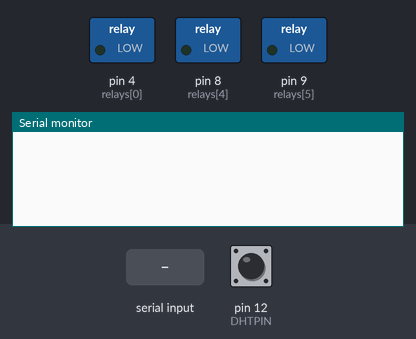
Recording of a sketch running on a simulated Arduino Uno, built with avr-gcc and run on an emulated ATmega328P. Parts: switched loads named in the sketch (green lamp = pin HIGH), the last lines printed to the serial monitor. Inputs (shaded band) come from the test bench; at power-on: pin 12 (DHTPIN) HIGH.

Above: at 1.2 s.
1.3 s: "90,45\n" received over Serial
At 2.5 s:
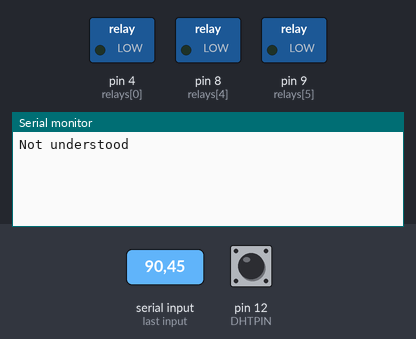
2.8 s: "*" received over Serial
At 3.9 s:
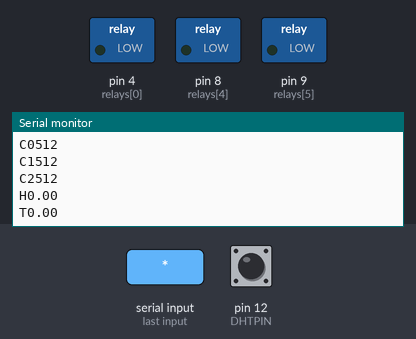
4.3 s: "@" received over Serial
At 4.9 s:
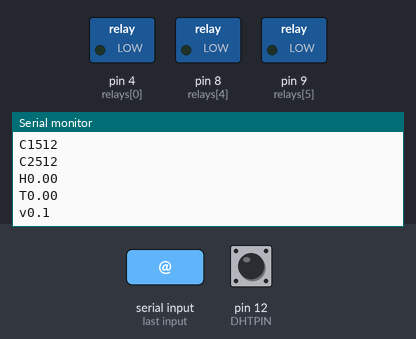
5.8 s: "?" received over Serial
At 7.1 s:
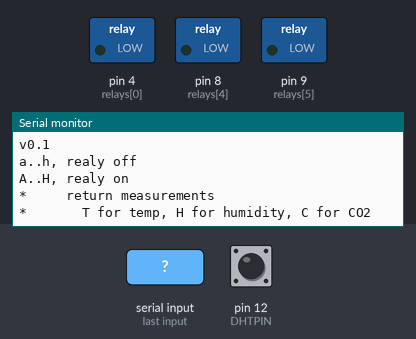

Measured:
- after the input at 1.3 s, the serial monitor: prints a new line at once (image 1)
- after the input at 2.8 s, the serial monitor: prints a new line at once (image 2)
- after the input at 4.3 s, the serial monitor: prints a new line at once (image 3)
- after the input at 5.8 s, the serial monitor: prints a new line at once (image 4)

The sketch:

sketch.ino
```cpp
/* -*- mode: c -*- */
// Example testing sketch for various DHT humidity/temperature sensors
// Written by ladyada, public domain
#include "DHT.h"
#define DHTPIN 12     // what digital pin we're connected to

// Uncomment whatever type you're using!
//#define DHTTYPE DHT11   // DHT 11
#define DHTTYPE DHT22   // DHT 22  (AM2302), AM2321
//#define DHTTYPE DHT21   // DHT 21 (AM2301)

// Connect pin 1 (on the left) of the sensor to +5V
// NOTE: If using a board with 3.3V logic like an Arduino Due connect pin 1
// to 3.3V instead of 5V!
// Connect pin 2 of the sensor to whatever your DHTPIN is
// Connect pin 4 (on the right) of the sensor to GROUND
// Connect a 10K resistor from pin 2 (data) to pin 1 (power) of the sensor

// Initialize DHT sensor.
// Note that older versions of this library took an optional third parameter to
// tweak the timings for faster processors.  This parameter is no longer needed
// as the current DHT reading algorithm adjusts itself to work on faster procs.
DHT dht(DHTPIN, DHTTYPE);

#define RELAYS 6
unsigned char relays[RELAYS]={4,5,6,7,8,9};
/* unsigned char relays[RELAYS]={6,7}; */
/* #define RELAYS 4 */
/* unsigned char relays[RELAYS]={6,7,8,9}; */

void prout_int(char *tag, int value)
{
  Serial.print(tag);
  Serial.println(value);
  Serial.flush();
}

void prout_float(char *tag, float value)
{
  Serial.print(tag);
  if ( isnan(value) ) {
    value = 0.0;
  }
  Serial.println(value);
  Serial.flush();
}

void setup() {
  int pin;

  dht.begin();
  Serial.begin(9600);
}

void measure()
{
  prout_int( "C0", analogRead(0) );
  prout_int( "C1", analogRead(1) );
  prout_int( "C2", analogRead(2) );
  prout_float( "H", dht.readHumidity() );
  prout_float( "T", dht.readTemperature() );

}

void activate(int pin)
{
  pinMode(relays[pin], OUTPUT);
}


void relay(unsigned char num, unsigned char state)
{
  Serial.print("Setting pin ");
  Serial.print(num);
  Serial.print(" to ");
  Serial.println(state);
  delay(1000);
  digitalWrite(relays[num], state);
}

void decode(char  cr) {
  if ( cr <= ' ' ) {
    return;
  }
  else if ( cr >= 'a' && cr <= 'h' ) {
    relay( cr - 'a', LOW);	/* Relay off */
  }
  else if ( cr >= 'A' && cr <= 'H' ) {
    relay( cr - 'A', HIGH);	/* Relay on */
  }
  else if ( cr >= '0' && cr <= '9' ) {
    activate( cr - '0');	/* Relay on */
  }
  else if ( cr == '*' ) {
    measure();
  }
  else if ( cr == '@' ) {
    Serial.println("v0.1");
  }
  else if ( cr == '?' ) {
    Serial.println("a..h, realy off");
    Serial.println("A..H, realy on");
    Serial.println("*     return measurements");
    Serial.println("*       T for temp, H for humidity, C for CO2");
  }
  else {
    Serial.println("Not understood");
  }
  Serial.flush();
}

void loop() {
  decode(Serial.read());
}
```

DHT.cpp
```cpp
// (licence header left out)
#include "DHT.h"

#define MIN_INTERVAL 2000

DHT::DHT(uint8_t pin, uint8_t type, uint8_t count) {
  _pin = pin;
  _type = type;
  #ifdef __AVR
    _bit = digitalPinToBitMask(pin);
    _port = digitalPinToPort(pin);
  #endif
  _maxcycles = microsecondsToClockCycles(1000);  // 1 millisecond timeout for
                                                 // reading pulses from DHT sensor.
  // Note that count is now ignored as the DHT reading algorithm adjusts itself
  // basd on the speed of the processor.
}

void DHT::begin(void) {
  // set up the pins!
  pinMode(_pin, INPUT_PULLUP);
  // Using this value makes sure that millis() - lastreadtime will be
  // >= MIN_INTERVAL right away. Note that this assignment wraps around,
  // but so will the subtraction.
  _lastreadtime = -MIN_INTERVAL;
  DEBUG_PRINT("Max clock cycles: "); DEBUG_PRINTLN(_maxcycles, DEC);
}

//boolean S == Scale.  True == Fahrenheit; False == Celcius
float DHT::readTemperature(bool S, bool force) {
  float f = NAN;

  if (read(force)) {
    switch (_type) {
    case DHT11:
      f = data[2];
      if(S) {
        f = convertCtoF(f);
      }
      break;
    case DHT22:
    case DHT21:
      f = data[2] & 0x7F;
      f *= 256;
      f += data[3];
      f *= 0.1;
      if (data[2] & 0x80) {
        f *= -1;
      }
      if(S) {
        f = convertCtoF(f);
      }
      break;
    }
  }
  return f;
}

float DHT::convertCtoF(float c) {
  return c * 1.8 + 32;
}

float DHT::convertFtoC(float f) {
  return (f - 32) * 0.55555;
}

float DHT::readHumidity(bool force) {
  float f = NAN;
  if (read()) {
    switch (_type) {
    case DHT11:
      f = data[0];
      break;
    case DHT22:
    case DHT21:
      f = data[0];
      f *= 256;
      f += data[1];
      f *= 0.1;
      break;
    }
  }
  return f;
}

//boolean isFahrenheit: True == Fahrenheit; False == Celcius
float DHT::computeHeatIndex(float temperature, float percentHumidity, bool isFahrenheit) {
  // Using both Rothfusz and Steadman's equations
  // http://www.wpc.ncep.noaa.gov/html/heatindex_equation.shtml
  float hi;

  if (!isFahrenheit)
    temperature = convertCtoF(temperature);

  hi = 0.5 * (temperature + 61.0 + ((temperature - 68.0) * 1.2) + (percentHumidity * 0.094));

  if (hi > 79) {
    hi = -42.379 +
             2.04901523 * temperature +
            10.14333127 * percentHumidity +
            -0.22475541 * temperature*percentHumidity +
            -0.00683783 * pow(temperature, 2) +
            -0.05481717 * pow(percentHumidity, 2) +
             0.00122874 * pow(temperature, 2) * percentHumidity +
             0.00085282 * temperature*pow(percentHumidity, 2) +
            -0.00000199 * pow(temperature, 2) * pow(percentHumidity, 2);

    if((percentHumidity < 13) && (temperature >= 80.0) && (temperature <= 112.0))
      hi -= ((13.0 - percentHumidity) * 0.25) * sqrt((17.0 - abs(temperature - 95.0)) * 0.05882);

    else if((percentHumidity > 85.0) && (temperature >= 80.0) && (temperature <= 87.0))
      hi += ((percentHumidity - 85.0) * 0.1) * ((87.0 - temperature) * 0.2);
  }

  return isFahrenheit ? hi : convertFtoC(hi);
}

boolean DHT::read(bool force) {
  // Check if sensor was read less than two seconds ago and return early
  // to use last reading.
  uint32_t currenttime = millis();
  if (!force && ((currenttime - _lastreadtime) < 2000)) {
    return _lastresult; // return last correct measurement
  }
  _lastreadtime = currenttime;

  // Reset 40 bits of received data to zero.
  data[0] = data[1] = data[2] = data[3] = data[4] = 0;

  // Send start signal.  See DHT datasheet for full signal diagram:
  //   http://www.adafruit.com/datasheets/Digital%20humidity%20and%20temperature%20sensor%20AM2302.pdf

  // Go into high impedence state to let pull-up raise data line level and
  // start the reading process.
  digitalWrite(_pin, HIGH);
  delay(250);

  // First set data line low for 20 milliseconds.
  pinMode(_pin, OUTPUT);
  digitalWrite(_pin, LOW);
  delay(20);

  uint32_t cycles[80];
  {
    // Turn off interrupts temporarily because the next sections are timing critical
    // and we don't want any interruptions.
    InterruptLock lock;

    // End the start signal by setting data line high for 40 microseconds.
    digitalWrite(_pin, HIGH);
    delayMicroseconds(40);

    // Now start reading the data line to get the value from the DHT sensor.
    pinMode(_pin, INPUT_PULLUP);
    delayMicroseconds(10);  // Delay a bit to let sensor pull data line low.

    // First expect a low signal for ~80 microseconds followed by a high signal
    // for ~80 microseconds again.
    if (expectPulse(LOW) == 0) {
      DEBUG_PRINTLN(F("Timeout waiting for start signal low pulse."));
      _lastresult = false;
      return _lastresult;
    }
    if (expectPulse(HIGH) == 0) {
      DEBUG_PRINTLN(F("Timeout waiting for start signal high pulse."));
      _lastresult = false;
      return _lastresult;
    }

    // Now read the 40 bits sent by the sensor.  Each bit is sent as a 50
    // microsecond low pulse followed by a variable length high pulse.  If the
    // high pulse is ~28 microseconds then it's a 0 and if it's ~70 microseconds
    // then it's a 1.  We measure the cycle count of the initial 50us low pulse
    // and use that to compare to the cycle count of the high pulse to determine
    // if the bit is a 0 (high state cycle count < low state cycle count), or a
    // 1 (high state cycle count > low state cycle count). Note that for speed all
    // the pulses are read into a array and then examined in a later step.
    for (int i=0; i<80; i+=2) {
      cycles[i]   = expectPulse(LOW);
      cycles[i+1] = expectPulse(HIGH);
    }
  } // Timing critical code is now complete.

  // Inspect pulses and determine which ones are 0 (high state cycle count < low
  // state cycle count), or 1 (high state cycle count > low state cycle count).
  for (int i=0; i<40; ++i) {
    uint32_t lowCycles  = cycles[2*i];
    uint32_t highCycles = cycles[2*i+1];
    if ((lowCycles == 0) || (highCycles == 0)) {
      DEBUG_PRINTLN(F("Timeout waiting for pulse."));
      _lastresult = false;
      return _lastresult;
    }
    data[i/8] <<= 1;
    // Now compare the low and high cycle times to see if the bit is a 0 or 1.
    if (highCycles > lowCycles) {
      // High cycles are greater than 50us low cycle count, must be a 1.
      data[i/8] |= 1;
    }
    // Else high cycles are less than (or equal to, a weird case) the 50us low
    // cycle count so this must be a zero.  Nothing needs to be changed in the
    // stored data.
  }

  DEBUG_PRINTLN(F("Received:"));
  DEBUG_PRINT(data[0], HEX); DEBUG_PRINT(F(", "));
  DEBUG_PRINT(data[1], HEX); DEBUG_PRINT(F(", "));
  DEBUG_PRINT(data[2], HEX); DEBUG_PRINT(F(", "));
  DEBUG_PRINT(data[3], HEX); DEBUG_PRINT(F(", "));
  DEBUG_PRINT(data[4], HEX); DEBUG_PRINT(F(" =? "));
  DEBUG_PRINTLN((data[0] + data[1] + data[2] + data[3]) & 0xFF, HEX);

  // Check we read 40 bits and that the checksum matches.
  if (data[4] == ((data[0] + data[1] + data[2] + data[3]) & 0xFF)) {
    _lastresult = true;
    return _lastresult;
  }
  else {
    DEBUG_PRINTLN(F("Checksum failure!"));
    _lastresult = false;
    return _lastresult;
  }
}

// Expect the signal line to be at the specified level for a period of time and
// return a count of loop cycles spent at that level (this cycle count can be
// used to compare the relative time of two pulses).  If more than a millisecond
// ellapses without the level changing then the call fails with a 0 response.
// This is adapted from Arduino's pulseInLong function (which is only available
// in the very latest IDE versions):
//   https://github.com/arduino/Arduino/blob/master/hardware/arduino/avr/cores/arduino/wiring_pulse.c
uint32_t DHT::expectPulse(bool level) {
  uint32_t count = 0;
  // On AVR platforms use direct GPIO port access as it's much faster and better
  // for catching pulses that are 10's of microseconds in length:
  #ifdef __AVR
    uint8_t portState = level ? _bit : 0;
    while ((*portInputRegister(_port) & _bit) == portState) {
      if (count++ >= _maxcycles) {
        return 0; // Exceeded timeout, fail.
      }
    }
  // Otherwise fall back to using digitalRead (this seems to be necessary on ESP8266
  // right now, perhaps bugs in direct port access functions?).
  #else
    while (digitalRead(_pin) == level) {
      if (count++ >= _maxcycles) {
        return 0; // Exceeded timeout, fail.
      }
    }
  #endif

  return count;
}
```

DHT.h
```cpp
// (licence header left out)
#ifndef DHT_H
#define DHT_H

#if ARDUINO >= 100
 #include "Arduino.h"
#else
 #include "WProgram.h"
#endif


// Uncomment to enable printing out nice debug messages.
//#define DHT_DEBUG

// Define where debug output will be printed.
#define DEBUG_PRINTER Serial

// Setup debug printing macros.
#ifdef DHT_DEBUG
  #define DEBUG_PRINT(...) { DEBUG_PRINTER.print(__VA_ARGS__); }
  #define DEBUG_PRINTLN(...) { DEBUG_PRINTER.println(__VA_ARGS__); }
#else
  #define DEBUG_PRINT(...) {}
  #define DEBUG_PRINTLN(...) {}
#endif

// Define types of sensors.
#define DHT11 11
#define DHT22 22
#define DHT21 21
#define AM2301 21


class DHT {
  public:
   DHT(uint8_t pin, uint8_t type, uint8_t count=6);
   void begin(void);
   float readTemperature(bool S=false, bool force=false);
   float convertCtoF(float);
   float convertFtoC(float);
   float computeHeatIndex(float temperature, float percentHumidity, bool isFahrenheit=true);
   float readHumidity(bool force=false);
   boolean read(bool force=false);

 private:
  uint8_t data[5];
  uint8_t _pin, _type;
  #ifdef __AVR
    // Use direct GPIO access on an 8-bit AVR so keep track of the port and bitmask
    // for the digital pin connected to the DHT.  Other platforms will use digitalRead.
    uint8_t _bit, _port;
  #endif
  uint32_t _lastreadtime, _maxcycles;
  bool _lastresult;

  uint32_t expectPulse(bool level);

};

class InterruptLock {
  public:
   InterruptLock() {
    noInterrupts();
   }
   ~InterruptLock() {
    interrupts();
   }

};

#endif
```
